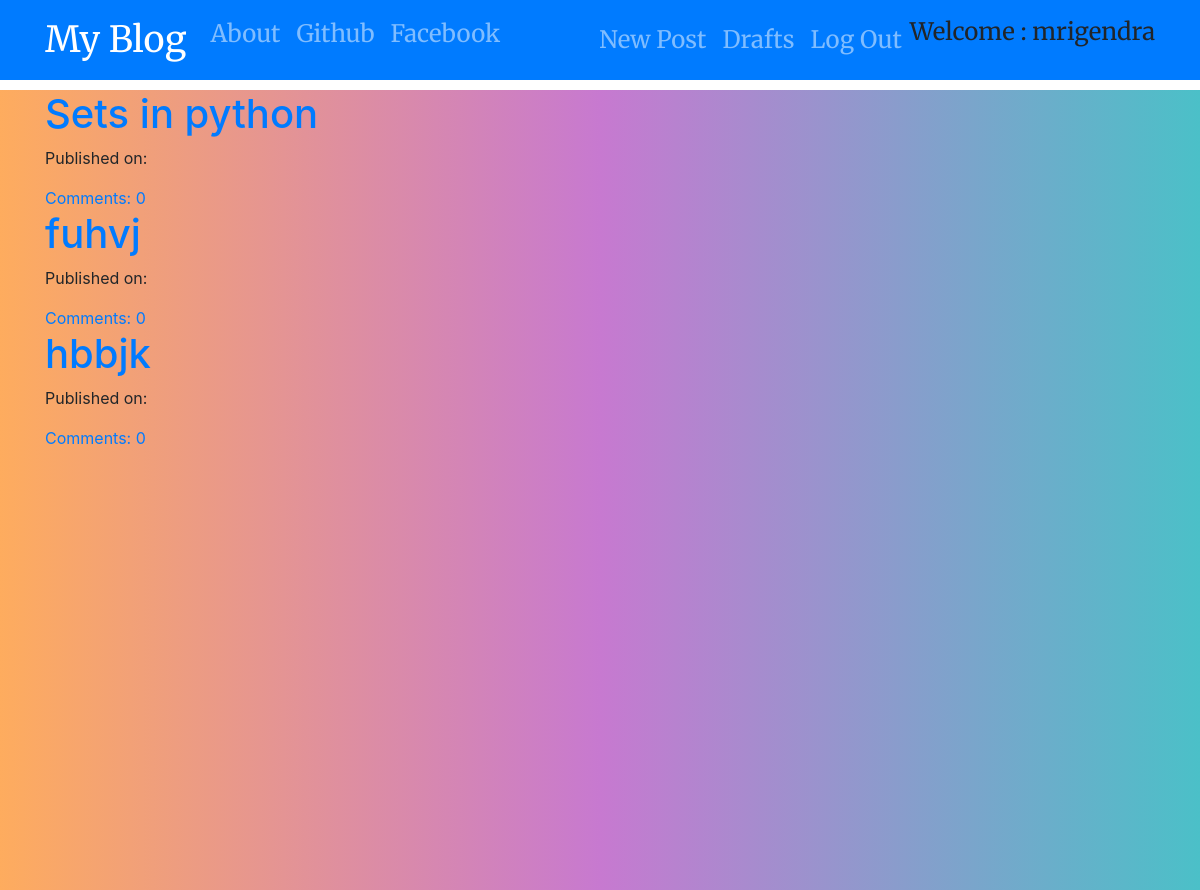
Page /drafts/ (signed in) on the committed database.
### blog/models.py (models this page shows, shortened)
class Post(models.Model):
    author = models.ForeignKey('auth.User',on_delete=models.CASCADE)
    title = models.CharField(max_length=250)
    text = models.TextField()
    created_date = models.DateTimeField(default=timezone.now())
    published_date = models.DateTimeField(blank=True, null=True)
    def approve_comments(self):
        return self.comments.filter(approved_comment=True)

### blog/views.py (the view)
# urls.py: url(r'^drafts/$', views.DraftListView.as_view(), name='post_draft_list'),
class DraftListView(LoginRequiredMixin,ListView):
    login_url = '/login/'
    redirect_field_name = 'blog/post_draft_list.html'
    model = Post
    def get_queryset(self):
        return Post.objects.filter(published_date__isnull=True).order_by('created_date')

### blog/templates/blog/post_list.html
{% extends 'blog/base.html' %}
{% block content %}
<div class="centerstage">
    {% for post in post_list %}
    <div class="post">
        <h1><a href="{% url 'post_detail' pk=post.pk %}">{{ post.title}}</a></h1>
        <div class="date">
            <p>Published on: {{post.published|date:"D M Y"}}</p>
        </div>
        <a href="{% url 'post_detail' pk=post.pk %}">Comments: {{ post.approve_comments.count }}</a>
    </div>
    {% endfor %}
</div>
{% endblock %}

### blog/templates/blog/base.html (shortened to what this page needs)
<!DOCTYPE html>
{% load static %}
<html lang="en">
<head>
    <link rel="stylesheet" href="https://stackpath.bootstrapcdn.com/bootstrap/4.5.0/css/bootstrap.min.css">
            <link rel="stylesheet" href="{% static 'css/blog.css'%}">
</head>
<body >
  <nav class="navbar navbar-expand-lg navbar-dark bg-primary techfont custom-navbar">
    <div class="container">
        <ul class="nav navbar-nav">
        <li class="nav-item"><a class="navbar-brand bigbrand" href="{% url 'post_list' %}">My Blog</a></li>
        <li class="nav-item"><a class="nav-link" href="{% url 'about' %}">About</a></li>
        <li class="nav-item"><a class="nav-link" href="https://www.github.com">Github</a></li>
        <li class="nav-item"><a  class="nav-link" href="https://www.facebook.com">Facebook</a></li>
        </ul>
        <ul class="nav navbar-nav navbar-right">
            {% if user.is_authenticated %}
            <li>
                <a class="nav-link" href="{% url 'post_new'%}">New Post</a>
            </li>
            <li>
                <a class="nav-link" href="{% url 'post_draft_list'%}">Drafts</a>
            </li>
            <li>
                <a class="nav-link" href="{% url 'logout'%}">Log Out</a>
            </li>
            <li>
                <a> Welcome : {{user.username}}</a>
            </li>
            {% else %}
            <li><a class="nav navbar-right nav-link" href="{% url 'login' %}">Login</a></li>
            {% endif %}
        </ul>
    </div>
  </nav>
  <div class="content  wrapper">
    <div class="container">
        <div class="row ">
            <div class="col-md-8">
                <div class="blog_posts">
                    {% block content %}
                    {% endblock %}
                </div>
            </div>
        </div>
    </div>
  </div>
</body>
</html>

### blog/static/css/blog.css (style rules this page uses)
.techfont { font-family: 'Merriweather', serif; font-size: 1.5em; margin-bottom: 10px; }
.bigbrand { font-size: 1.5em; }
.centerstage { margin-left: auto; margin-right: auto; }
.wrapper { background: linear-gradient(to right, #feac5e, #c779d0, #4bc0c8); height: 100vh; }

### rows in the picture
Post: title "Sets in python", approve_comments.count "0"
Post: title "fuhvj", approve_comments.count "0"
Post: title "hbbjk", approve_comments.count "0"

### other values in the picture
{{ user.username }} "mrigendra"
